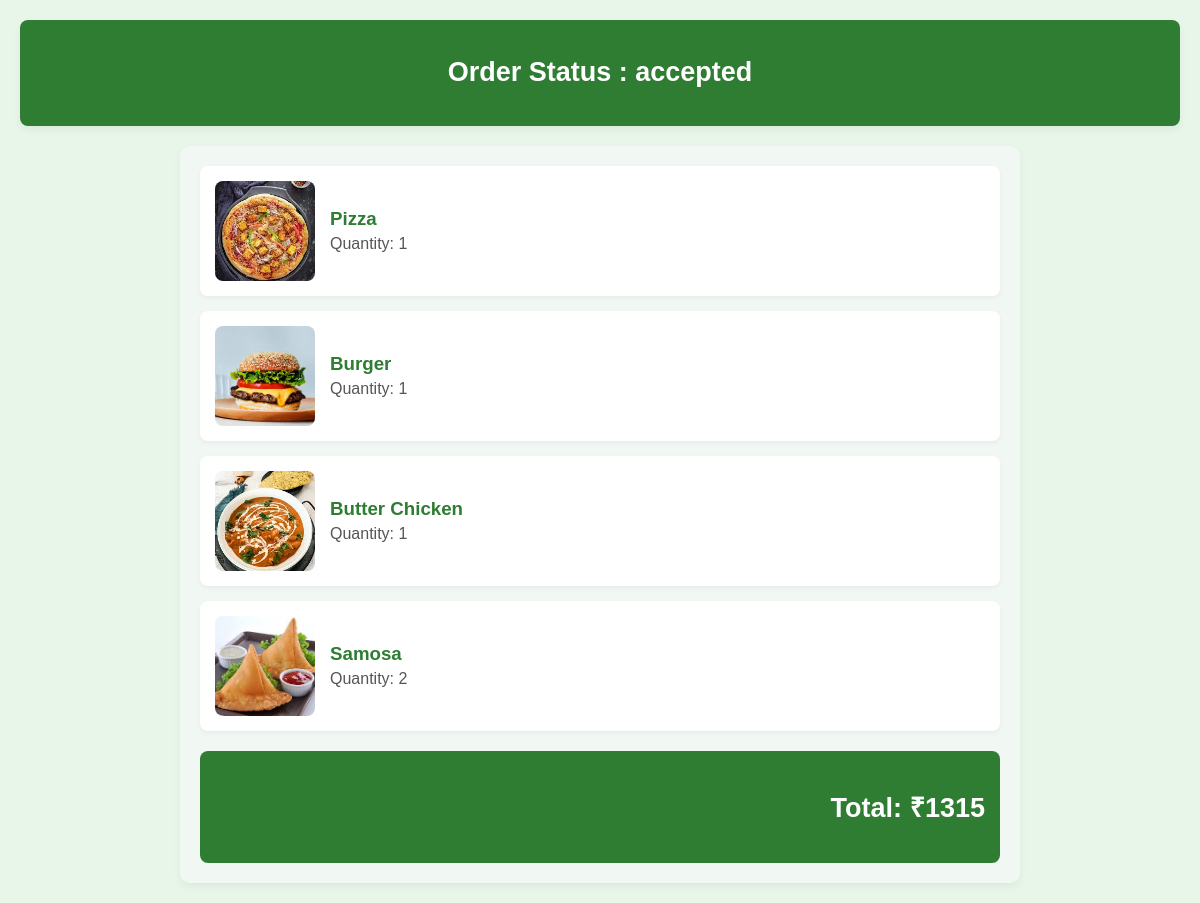
The page /order/orderdetail/ord3/ on the database its author committed.
### order/models.py (models this page shows, shortened)
class Order(models.Model):
    status_choices=[
        ('pending','pending'),
        ('accepted','accepted'),
        ('delieverd','delieverd'),
        ('cancelled','cancelled')
    ]
    order_id = models.CharField(max_length=12, blank=False)
    user = models.ForeignKey(User, on_delete=models.CASCADE, related_name='order')
    amount = models.PositiveBigIntegerField()
    date_ordered = models.DateTimeField(default=timezone.now)
    status = models.CharField(max_length=20, choices=status_choices,default='pending')
    payment_mode = models.CharField(max_length=20)

class Order_item(models.Model):
    order = models.ForeignKey(Order, on_delete=models.CASCADE,related_name="order_item")
    item = models.ForeignKey(Menu, on_delete=models.CASCADE)
    quantity = models.IntegerField(blank=False, null=False)

### hells_kitchen/models.py (models this page shows, shortened)
class Menu(models.Model):
    status_choice=[
        ("Veg","Vegetarian"),
        ("Non-Veg","Non-Vegetarian")
    ]
    dish=models.CharField(max_length=20,blank=False)
    price=models.IntegerField(blank=False)
    image=models.ImageField(upload_to='menu_images/',blank=True,null=True)
    ingredients=models.CharField(max_length=100,blank=True)
    status=models.CharField(max_length=10,choices=status_choice)
    description=models.CharField(max_length=500,blank=True,null=True)

### order/views.py (the view)
# urls.py: path('orderdetail/<order_id>/',views.order_details,name='orderdetails')
def order_details(request,order_id):
    order = get_object_or_404(Order,order_id=order_id)
    grandtotal = order.amount
    status = order.status
    order_items = Order_item.objects.filter(order=order)
    return render(request,'order/orderdetails.html',{'order_items':order_items,'grandtotal':grandtotal,'status':status})

### order/templates/order/orderdetails.html (shortened to what this page needs)
<!DOCTYPE html>
{% load static %}
<html lang="en">
<head>
    <link rel="stylesheet" href="{% static 'css/styleorderdetails.css' %}">
</head>
<body>
    <div class="order_status">
        <h2>Order Status : {{status}}</h2>
    </div>
    <div class="order-details-container">
        {% for order_item in order_items %}
            <div class="order-item">
                <img src="{{ order_item.item.image.url }}" alt="{{ order_item.item.dish }}" class="item-image">
                <div class="item-info">
                    <h3 class="item-name">{{ order_item.item.dish }}</h3>
                    <p class="item-quantity">Quantity: {{ order_item.quantity }}</p>
                </div>
            </div>
        {% empty %}
            <p class="no-items">No items found in this order.</p>
        {% endfor %}
        <div class="order-total">
            <h2>Total: ₹{{ grandtotal }}</h2>
        </div>
    </div>
</body>
</html>

### order/static/css/styleorderdetails.css (style rules this page uses)
body { font-family: Arial, sans-serif; background-color: #e8f5e9; margin: 0; padding: 20px; color: #333; }
.order_status { background-color: #2e7d32; color: white; padding: 15px; border-radius: 8px; text-align: center; font-size: 18px; font-weight: bold; margin-bottom: 20px; box-shadow: 0 4px 8px rgba(0,0,0,0.05); }
.order-details-container { max-width: 800px; margin: auto; background-color: #f1f8f4; padding: 20px; border-radius: 10px; box-shadow: 0 4px 8px rgba(0,0,0,0.05); }
.order-item { display: flex; align-items: center; background-color: white; padding: 15px; border-radius: 8px; margin-bottom: 15px; box-shadow: 0 2px 5px rgba(0,0,0,0.05); transition: transform 0.2s ease, box-shadow 0.2s ease; }
.item-image { width: 100px; height: 100px; object-fit: cover; border-radius: 8px; margin-right: 15px; }
.item-info { flex: 1; }
.item-name { margin: 0 0 5px 0; color: #2e7d32; }
.item-quantity { margin: 0; color: #555; }
.order-total { margin-top: 20px; padding: 15px; background-color: #2e7d32; color: white; text-align: right; border-radius: 8px; font-size: 18px; font-weight: bold; }

### rows shown on the page
Order: status "accepted"
Order_item: item.image (picture), item.dish "Pizza", quantity "1"
Order_item: item.image (picture), item.dish "Burger", quantity "1"
Order_item: item.image (picture), item.dish "Butter Chicken", quantity "1"
Order_item: item.image (picture), item.dish "Samosa", quantity "2"

### other values the page prints
{{ grandtotal }} "1315"
